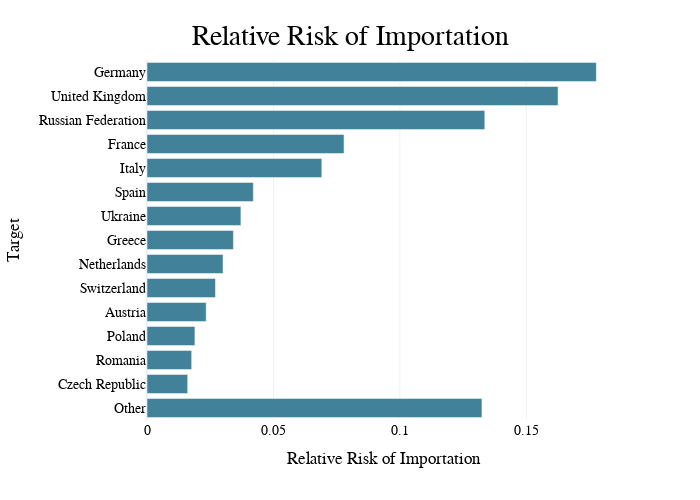

The notebook cell this image was saved under:
### Code cell
fig = ei.relative_risk(client, table_name, reference_table, source_geo_level, 
                                target_geo_level, source_values, target_values, 
                                date_range=date_range, cutoff=0.0, n=15, 
                                target_resolution='country_name', domestic=True, 
                                title='Relative Risk of Importation', xlabel='Relative Risk of Importation')
fig.update_layout(width=700, height=500, font_family='PT Sans Narrow')
fig

### Figure 1 — Plotly figure (JSON) as saved in the notebook; plotly's stock layout.template omitted (floating-point values rounded to 4 significant figures)
{"data": [{"alignmentgroup": "True", "hovertemplate": "Relative Risk of Importation=%{x}<br>Target=%{y}<extra></extra>", "legendgroup": "", "marker": {"color": "#428299", "pattern": {"shape": ""}}, "name": "", "offsetgroup": "", "orientation": "h", "showlegend": false, "textposition": "auto", "type": "bar", "x": [0.1777, 0.1626, 0.1336, 0.1325, 0.07792, 0.06913, 0.04205, 0.03713, 0.03418, 0.03008, 0.02708, 0.02341, 0.01895, 0.01767, 0.01609], "xaxis": "x", "y": ["Germany", "United Kingdom", "Russian Federation", "Other", "France", "Italy", "Spain", "Ukraine", "Greece", "Netherlands", "Switzerland", "Austria", "Poland", "Romania", "Czech Republic"], "yaxis": "y"}], "layout": {"barmode": "relative", "font": {"family": "PT Sans Narrow"}, "height": 500, "legend": {"tracegroupgap": 0}, "margin": {"t": 60}, "showlegend": false, "title": {"text": "Relative Risk of Importation"}, "width": 700, "xaxis": {"anchor": "y", "autorange": true, "domain": [0, 1], "range": [0, 0.187], "title": {"text": "Relative Risk of Importation"}, "type": "linear"}, "yaxis": {"anchor": "x", "autorange": true, "categoryarray": ["Other", "Czech Republic", "Romania", "Poland", "Austria", "Switzerland", "Netherlands", "Greece", "Ukraine", "Spain", "Italy", "France", "Russian Federation", "United Kingdom", "Germany"], "categoryorder": "array", "domain": [0, 1], "range": [-0.5, 14.5], "title": {"text": "Target"}, "type": "category"}}}
